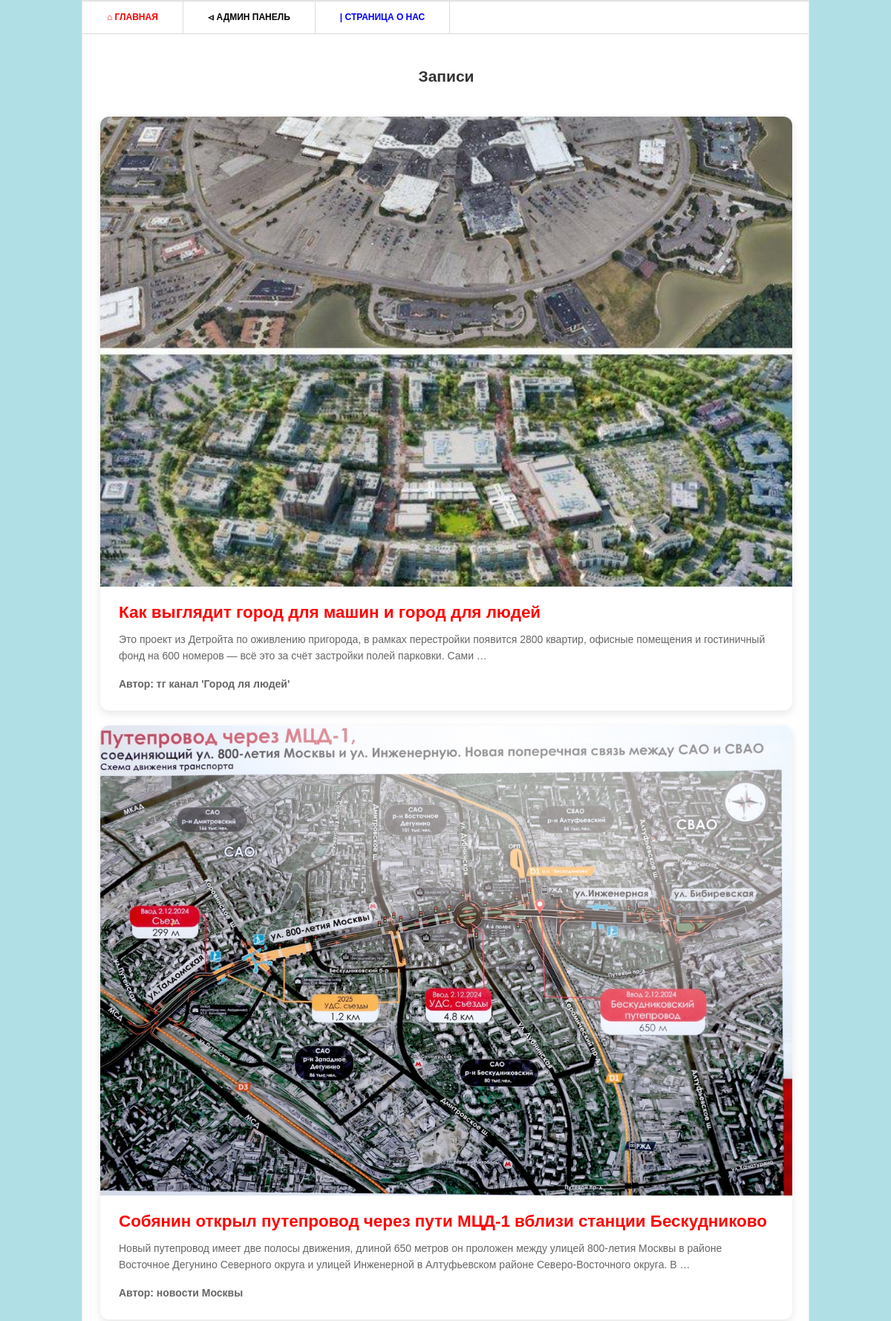
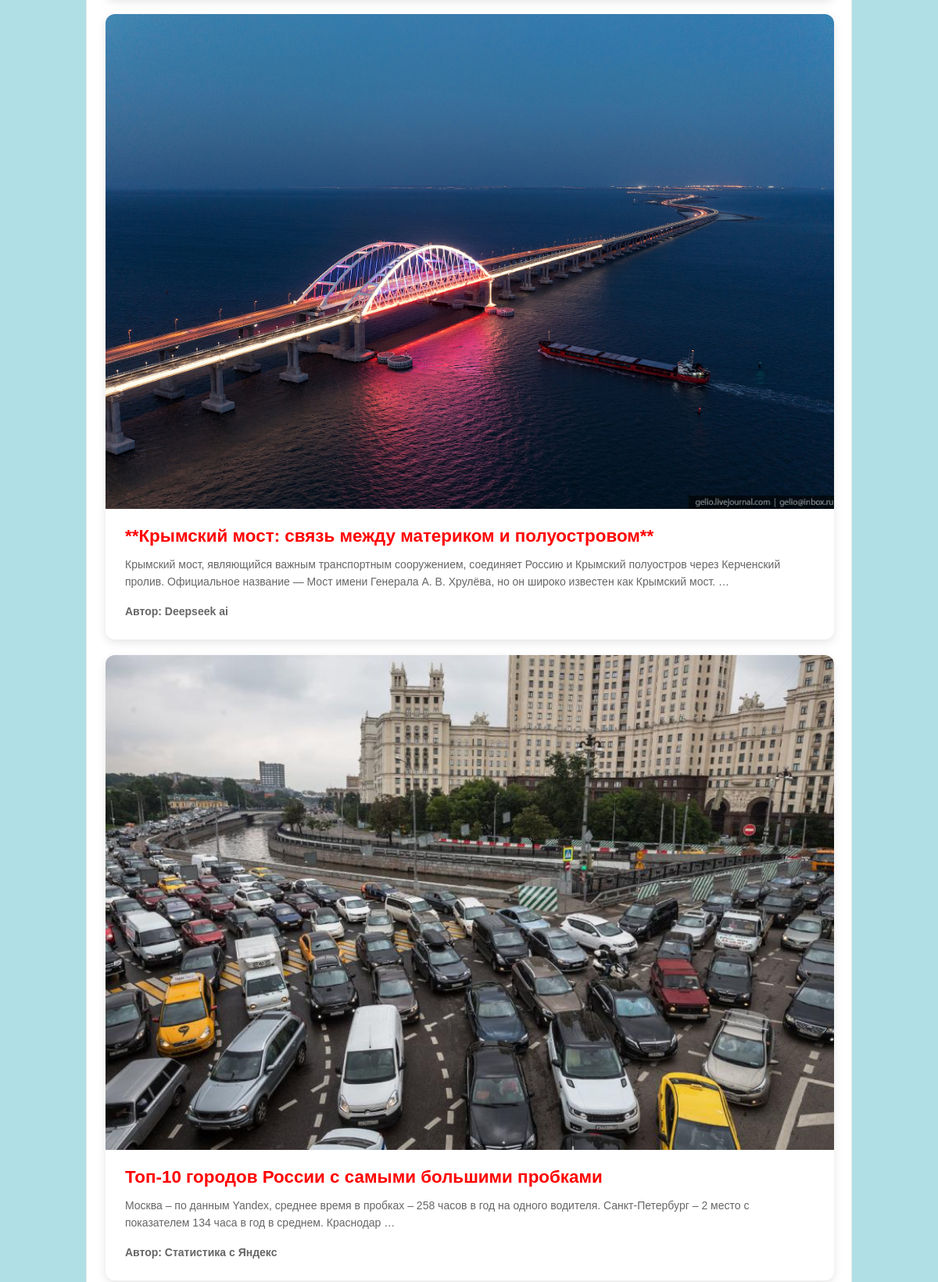
The page / (upper part) on the database its author committed (2 pictures, top to bottom).
### main/models.py (models this page shows, shortened)
class Post(models.Model):
    title = models.CharField('Заголовок записи', max_length=100)
    description = models.TextField('Текст записи')
    author = models.CharField('Имя автора', max_length=100)
    date = models.DateField('Дата размещения')
    img = models.ImageField('Изображения', upload_to='image/%Y')
    tags = models.ManyToManyField(Tag, blank=True)
    class Meta:
        verbose_name = 'Запись'
        verbose_name_plural = 'Записи'

### main/views.py (the view)
# urls.py: path('', views.PostView.as_view()),
class PostView(View):
    def get(self, request):
        posts = Post.objects.all()
        return render(request, 'main/index.html', {'post_list': posts})

### main/templates/main/index.html (shortened to what this page needs)
{% load static %}
<!DOCTYPE html>
<html lang="ru">
<head>
    <link rel="stylesheet" href="{% static 'css/style.css' %}">
</head>
<body>
    <div class="shell">
        <div class="border">
            <nav id="navigation">
                <ul>
                    <li><a href="/" class="active">⌂ Главная</a></li>
                    <li><a href="/admin" class="admin">⏿ Админ панель</a></li>
                    <li><a href="/about" class="about">| Страница о нас</a></li>
                </ul>
            </nav>
            <main id="main">
                <section class="projects">
                    <h2>Записи</h2>
                    {% for post in post_list %}
                    <article class="item">
                        <div class="image-container">
                            <a href="{{ post.id }}"><img src="{{ post.img.url }}" alt="{{ post.title }}"></a>
                        </div>
                        <div class="text-content">
                            <h4><a href="{{ post.id }}">{{ post.title }}</a></h4>
                            <p>{{ post.description|truncatewords:30 }}</p>
                            <p class="author">Автор: {{ post.author }}</p>
                        </div>
                    </article>
                    {% endfor %}
                </section>
            </main>
        </div>
    </div>
</body>
</html>

### static/css/style.css (style rules this page uses)
* { margin: 0; padding: 0; outline:0; }
body { font-size: 14px; line-height: 20px; font-family: Georgia, Arial, Helvetica, Sans-Serif; color: #333; background-color: #B0E0E6; 'цвет классный конечно)' }
a { color: #ff0000; text-decoration: none; cursor:pointer; }
a img { border: 0; }
.shell { width: 980px; margin: 0 auto; width: 980px; margin: 0 auto; background-color: #0077ff; text-align: center; }
.border { border: 1px solid #e8e8e8; background: #fff; position: relative; }
#navigation { height: 43px; border-top: 1px solid #dbdbdb; border-bottom: 1px solid #dbdbdb; }
#navigation ul { list-style: none; }
#navigation ul li { float: left; height: 43px; border-right: 1px solid #dbdbdb; font-size: 12px; line-height: 43px; font-weight: bold; text-transform: uppercase; }
#navigation ul li a { float: left; height: 43px; color: #000; padding: 0 33px; }
#navigation ul li a:hover, #navigation ul li a.active { color: #ff0000; text-decoration: none; }
#navigation ul li a.about { color: #0000FF; text-decoration: none; }
#main { width: 932px; padding: 37px 24px 17px 24px; }
.projects { padding: 10px 0 0 0; display: flex; flex-direction: column; align-items: center; gap: 20px; }
.projects .item { margin: 0 0 28px 0; max-width: 600px; margin: 0 auto; text-align: left; }
.shell { background-color: #0077ff; }
.projects .item { width: 100%; max-width: 1800px; max-height: 800px; background: #fff; border-radius: 12px; box-shadow: 0 4px 12px rgba(0,0,0,0.1); overflow: hidden; display: flex; flex-direction: column; }
.projects .image-container { width: 100%; height: 800px; overflow: hidden; }
.projects .image-container img { width: 100%; height: 100%; object-fit: cover; transition: transform 0.3s ease; }
.projects .text-content { padding: 25px; display: flex; flex-direction: column; gap: 15px; }
.projects .text-content h4 { font-size: 1.4rem; margin: 0; color: #333; }
.projects .text-content p { margin: 0; color: #666; line-height: 1.6; }
.projects .author { color: #0077ff; font-weight: bold; }
h2, h4 { color: #333; margin-bottom: 1.5rem; }

### rows shown on the page
Post: img (picture), title "Как выглядит город для машин и город для людей", description "Это проект из Детройта по оживлению пригорода, в рамках перестройки появится 2800 квартир, офисные помещения и гостиничный фонд на 600 номеров — всё это за счёт застройки полей парковки. Сами …", author "тг канал 'Город ля людей'"
Post: img (picture), title "Собянин открыл путепровод через пути МЦД-1 вблизи станции Бескудниково", description "Новый путепровод имеет две полосы движения, длиной 650 метров он проложен между улицей 800-летия Москвы в районе Восточное Дегунино Северного округа и улицей Инженерной в Алтуфьевском районе Северо-Восточного округа. В …", author "новости Москвы"
Post: img (picture), title "**Крымский мост: связь между материком и полуостровом**", description "Крымский мост, являющийся важным транспортным сооружением, соединяет Россию и Крымский полуостров через Керченский пролив. Официальное название — Мост имени Генерала А. В. Хрулёва, но он широко известен как Крымский мост. …", author "Deepseek ai"
Post: img (picture), title "Топ-10 городов России с самыми большими пробками", description "Москва – по данным Yandex, среднее время в пробках – 258 часов в год на одного водителя. Санкт-Петербург – 2 место с показателем 134 часа в год в среднем. Краснодар …", author "Статистика с Яндекс"
